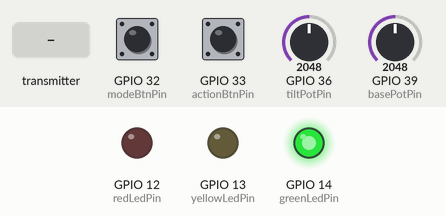
Simulated run of this sketch. Board: ESP32. On the bench: output pins drawn as LEDs (lit = HIGH). The inputs (shaded band) are chosen by the test bench; at power-on: GPIO 32 (modeBtnPin) HIGH, GPIO 33 (actionBtnPin) HIGH, GPIO 36 (tiltPotPin) = 2048, GPIO 39 (basePotPin) = 2048. What the sketch prints to the serial monitor is not drawn.

Above: at 1.2 s.
1.3 s: GPIO 32 (modeBtnPin) pulled LOW for 3.2 s
At 4.0 s:
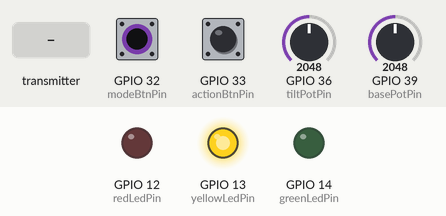
6.0 s: the transmitter starts sending displayMode = 0
At 7.1 s:
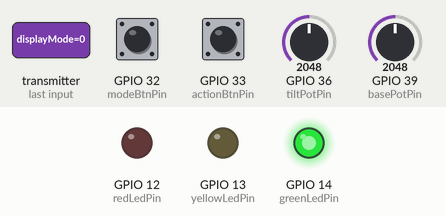
Timing chart, 0 to 9.0 s (numbered marks = the images above; inputs shaded):
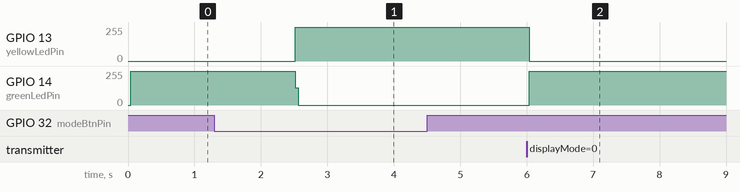

The sketch:

Milliel_Launcher_Transmitter.ino
```cpp
/* The source Code from : https://github.com/riyadhasan24
 * By Md. Riyad Hasan
 */

#include <esp_now.h>
#include <WiFi.h>

#if __has_include(<esp_arduino_version.h>)
  #include <esp_arduino_version.h>
#endif

#ifndef ESP_ARDUINO_VERSION_MAJOR
  #define ESP_ARDUINO_VERSION_MAJOR 2
#endif

const int redLedPin    = 12;
const int greenLedPin  = 14;
const int yellowLedPin = 13;

const int basePotPin   = 39;
const int tiltPotPin   = 36;

const int modeBtnPin   = 32;   // press & hold = AUTO <-> MANUAL
const int actionBtnPin = 33;   // works only in MANUAL

uint8_t receiverMAC[] = {0xF4, 0x2D, 0xC9, 0x6C, 0x26, 0xEC};

const unsigned long sendIntervalMs       = 30;
const unsigned long modeLongPressMs      = 1200;
const unsigned long statusTimeoutMs      = 1200;

const int potRawMin = 0;
const int potRawMax = 4095;

const int baseAngleMin = 0;
const int baseAngleMax = 180;
const int tiltAngleMin = 0;
const int tiltAngleMax = 180;

const bool invertBasePot = false;
const bool invertTiltPot = false;

enum DisplayMode : uint8_t
{
  MODE_AUTO   = 0,
  MODE_MANUAL = 1,
  MODE_SETUP  = 2
};

// DATA STRUCTURES
typedef struct
{
  uint8_t mode;         // MODE_AUTO or MODE_MANUAL
  int16_t baseAngle;
  int16_t tiltAngle;
  bool shootRequest;    // one-shot pulse
} TxPacket;

typedef struct
{
  uint8_t displayMode;  // MODE_AUTO / MODE_MANUAL / MODE_SETUP
  bool relayActive;
  uint16_t distanceCm;
} RxStatusPacket;

TxPacket txData;
volatile RxStatusPacket rxStatus;

uint8_t currentMode = MODE_AUTO;
uint8_t displayMode = MODE_AUTO;

unsigned long lastSendMs = 0;
unsigned long lastStatusMs = 0;

bool modeBtnPrev = HIGH;
bool modeLongPressHandled = false;
unsigned long modePressStartMs = 0;

bool actionBtnPrev = HIGH;
bool actionHandledUntilRelease = false;

bool shootPulsePending = false;

// HELPER FUNCTIONS
int mapPotToAngle(int raw, int outMin, int outMax, bool invertDirection)
{
  raw = constrain(raw, potRawMin, potRawMax);
  int angle;
  if (!invertDirection)
  {
    angle = map(raw, potRawMin, potRawMax, outMin, outMax);
  }
  else
  {
    angle = map(raw, potRawMin, potRawMax, outMax, outMin);
  }
  return constrain(angle, outMin, outMax);
}

void updateLeds()
{
  digitalWrite(redLedPin, LOW);
  digitalWrite(greenLedPin, LOW);
  digitalWrite(yellowLedPin, LOW);

  if (displayMode == MODE_SETUP)
  {
    digitalWrite(redLedPin, HIGH);
  }
  else if (displayMode == MODE_MANUAL)
  {
    digitalWrite(yellowLedPin, HIGH);
  }
  else
  {
    digitalWrite(greenLedPin, HIGH);
  }
}

void handleModeButton()
{
  bool current = digitalRead(modeBtnPin);

  if (modeBtnPrev == HIGH && current == LOW)
  {
    modePressStartMs = millis();
    modeLongPressHandled = false;
  }

  if (current == LOW && !modeLongPressHandled)
  {
    if (millis() - modePressStartMs >= modeLongPressMs)
    {
      currentMode = (currentMode == MODE_AUTO) ? MODE_MANUAL : MODE_AUTO;
      modeLongPressHandled = true;
    }
  }

  if (modeBtnPrev == LOW && current == HIGH)
  {
    modePressStartMs = 0;
    modeLongPressHandled = false;
  }

  modeBtnPrev = current;
}

void handleActionButton()
{
  bool current = digitalRead(actionBtnPin);

  if (currentMode == MODE_MANUAL)
  {
    if (current == LOW && actionBtnPrev == HIGH && !actionHandledUntilRelease)
    {
      shootPulsePending = true;               // one packet pulse
      actionHandledUntilRelease = true;       // block repeat while held
    }
    if (current == HIGH)
    {
      actionHandledUntilRelease = false;
    }
  }
  else
  {
    shootPulsePending = false;
    actionHandledUntilRelease = false;
  }

  actionBtnPrev = current;
}

void prepareTxPacket()
{
  int rawBase = analogRead(basePotPin);
  int rawTilt = analogRead(tiltPotPin);

  txData.mode = currentMode;
  txData.baseAngle = mapPotToAngle(rawBase, baseAngleMin, baseAngleMax, invertBasePot);
  txData.tiltAngle = mapPotToAngle(rawTilt, tiltAngleMin, tiltAngleMax, invertTiltPot);
  txData.shootRequest = shootPulsePending;
}

void sendPacketIfNeeded()
{
  if (millis() - lastSendMs >= sendIntervalMs)
  {
    lastSendMs = millis();
    prepareTxPacket();
    esp_now_send(receiverMAC, (uint8_t*)&txData, sizeof(txData));
    shootPulsePending = false;   // one-shot only
  }
}

void updateDisplayModeFromReceiver()
{
  if (millis() - lastStatusMs <= statusTimeoutMs)
  {
    displayMode = rxStatus.displayMode;
  }
  else
  {
    displayMode = currentMode;
  }
}


#if ESP_ARDUINO_VERSION_MAJOR >= 3
void onDataRecv(const esp_now_recv_info_t *info, const uint8_t *incomingData, int len)

#else
void onDataRecv(const uint8_t *mac, const uint8_t *incomingData, int len)
{
#endif
  if (len == sizeof(RxStatusPacket))
  {
    memcpy((void*)&rxStatus, incomingData, sizeof(RxStatusPacket));
    lastStatusMs = millis();
  }
}

void onDataSent(const uint8_t *mac_addr, esp_now_send_status_t status)
{
  // optional debug
}

// =========================
// SETUP
// =========================
void setup()
{
  Serial.begin(115200);

  pinMode(redLedPin, OUTPUT);
  pinMode(greenLedPin, OUTPUT);
  pinMode(yellowLedPin, OUTPUT);

  pinMode(modeBtnPin, INPUT_PULLUP);
  pinMode(actionBtnPin, INPUT_PULLUP);

  digitalWrite(redLedPin, LOW);
  digitalWrite(greenLedPin, LOW);
  digitalWrite(yellowLedPin, LOW);

  WiFi.mode(WIFI_STA);
  WiFi.disconnect();

  if (esp_now_init() != ESP_OK)
  {
    Serial.println("ESP-NOW init failed");
    return;
  }

  esp_now_register_send_cb(onDataSent);
  esp_now_register_recv_cb(onDataRecv);

  esp_now_peer_info_t peerInfo = {};
  memcpy(peerInfo.peer_addr, receiverMAC, 6);
  peerInfo.channel = 0;
  peerInfo.encrypt = false;

  if (esp_now_add_peer(&peerInfo) != ESP_OK)
  {
    Serial.println("Failed to add receiver peer");
    return;
  }

  displayMode = currentMode;
  updateLeds();

  Serial.println("Transmitter ready");
}

void loop()
{
  handleModeButton();
  handleActionButton();
  sendPacketIfNeeded();
  updateDisplayModeFromReceiver();
  updateLeds();
}
```

Measured:
- after the input at 1.3 s, GPIO 13 (yellowLedPin): 0/255 → 253/255 after 1.2 s; GPIO 14 (greenLedPin): 252/255 → 0/255 after 1.2 s
- after the input at 6.0 s, GPIO 13 (yellowLedPin): 253/255 → 0/255 at once; GPIO 14 (greenLedPin): 0/255 → 252/255 at once
